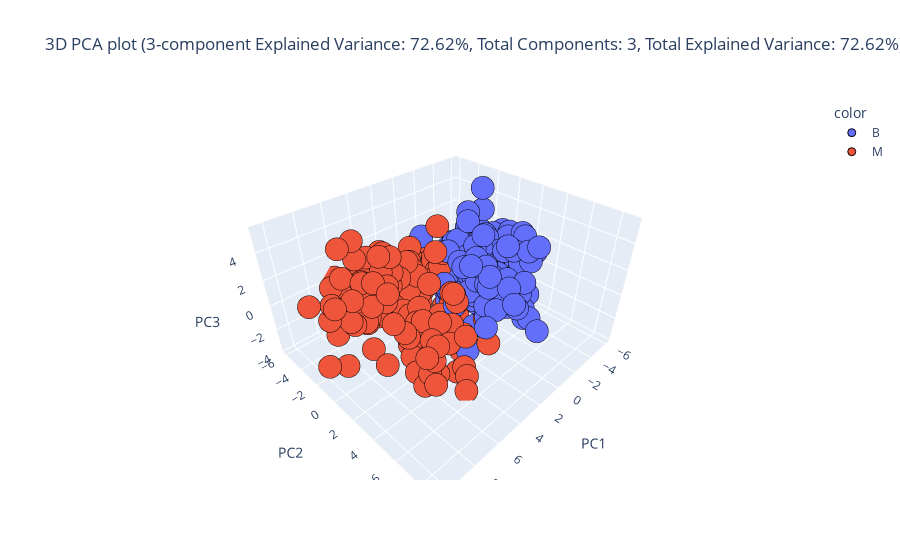

Notebook cell for this chart:
### Code cell
_, pca3d_train_df, _, pca3d_test_df = eda.dimensionality_reduction(train_df, test_df, identifier=id_features, categorical=categorical_features, continuous=continuous_features, target="Diagnosis", method="pca", plot_type="3d", components=3)

### Figure 1 — Plotly figure (JSON) as saved in the notebook; plotly's stock layout.template omitted (floating-point values rounded to 4 significant figures; data arrays with more than 128 entries replaced by an {"elided": "..."} marker saying what was removed)
{"data": [{"hovertemplate": "color=B<br>PC1=%{x}<br>PC2=%{y}<br>PC3=%{z}<extra></extra>", "legendgroup": "B", "marker": {"color": "#636efa", "line": {"color": "Black", "width": 1}, "opacity": 1, "symbol": "circle"}, "mode": "markers", "name": "B", "scene": "scene", "showlegend": true, "type": "scatter3d", "x": {"elided": "269 float values"}, "y": {"elided": "269 float values"}, "z": {"elided": "269 float values"}}, {"hovertemplate": "color=M<br>PC1=%{x}<br>PC2=%{y}<br>PC3=%{z}<extra></extra>", "legendgroup": "M", "marker": {"color": "#EF553B", "line": {"color": "Black", "width": 1}, "opacity": 1, "symbol": "circle"}, "mode": "markers", "name": "M", "scene": "scene", "showlegend": true, "type": "scatter3d", "x": {"elided": "139 float values"}, "y": {"elided": "139 float values"}, "z": {"elided": "139 float values"}}], "layout": {"legend": {"title": {"text": "color"}, "tracegroupgap": 0}, "scene": {"domain": {"x": [0, 1], "y": [0, 1]}, "xaxis": {"title": {"text": "PC1"}}, "yaxis": {"title": {"text": "PC2"}}, "zaxis": {"title": {"text": "PC3"}}}, "title": {"text": "3D PCA plot (3-component Explained Variance: 72.62%, Total Components: 3, Total Explained Variance: 72.62%)"}}}
